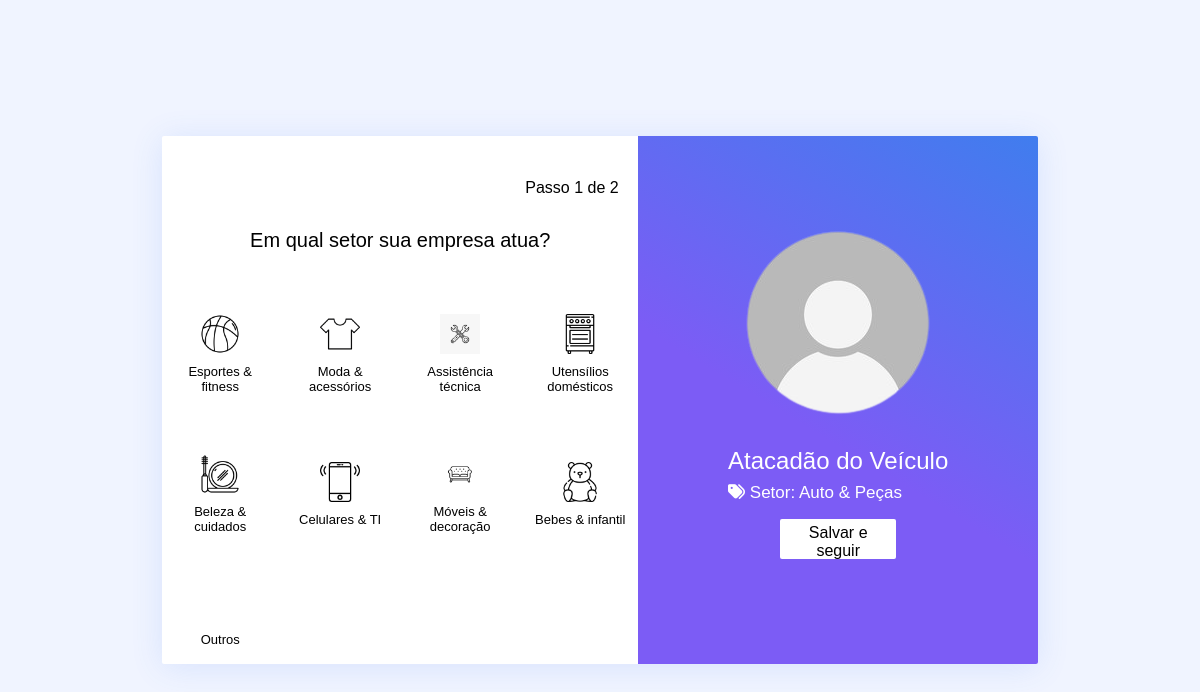
Screenshot of /Anpere/AreaRestrita-Empresa/personalizarPerfil.php?id=14 with the database file from the repository.
### tables this page shows
CREATE TABLE `tbempresa` (
  `idEmpresa` int(11) NOT NULL,
  `nomeEmpresa` varchar(50) NOT NULL DEFAULT '0',
  `emailEmpresa` varchar(150) NOT NULL DEFAULT '0',
  `senhaEmpresa` varchar(50) NOT NULL DEFAULT '0',
  `cnpjEmpresa` varchar(14) NOT NULL DEFAULT '0',
  `logradouroEmpresa` varchar(100) NOT NULL,
  `numEndEmpresa` int(11) NOT NULL,
  `cepEmpresa` varchar(15) NOT NULL,
  `bairroEmpresa` text NOT NULL,
  `cidadeEmpresa` text NOT NULL,
  `estadoEmpresa` text NOT NULL,
  `disponibilidade` tinyint(1) NOT NULL,
  `nivel_acesso` int(1) NOT NULL,
  `idCategoria` int(11) NOT NULL
);

CREATE TABLE `tbcategoria` (
  `idCategoria` int(11) NOT NULL,
  `nomeCategoria` text NOT NULL
);

### Anpere/classes/Empresa.php (called while the page is built, shortened)
<?php
class Empresa{
    public function readEmpresas($id){
        $conn = Connection::GET_PDO();
        $querySelect = "SELECT * FROM tbempresa WHERE idEmpresa = '$id'";
        $resultado = $conn->query($querySelect);
        $empresas = $resultado->fetch(PDO::FETCH_BOTH);
        return $empresas;
    }
}
?>

### Anpere/classes/Categoria.php (called while the page is built, shortened)
<?php
class Categoria
{
    public function listarCategoriaEsp($id)
    {
        $pdo = Connection::GET_PDO();
        $querySelect = "SELECT * FROM tbcategoria WHERE idCategoria = '$id'";
        $resultado = $pdo->query($querySelect);
        $lista = $resultado->fetch(PDO::FETCH_BOTH);
        return $lista;
    }
}

### Anpere/AreaRestrita-Empresa/personalizarPerfil.php (the view, shortened to what this page needs)
<!DOCTYPE html>
<html lang="pt-br">
<head>
    <link rel="stylesheet" href="../resources/css/personalizarPerfil.css">
</head>
<body>
    <?php
    $idEmpresa = $_GET["id"];
    ?>
    <div class="container">
        <div class="LadoEsquerdo">
            <div class="conteudo">
                <div class="menuPasso">
                    <p>Passo 1 de 2</p>
                </div>
                <div class="titulo">
                    <p>Em qual setor sua empresa atua? </p>
                </div>
                <div class="icones">
                    <form method="POST" action="cadastrarCategoria.php?id=<?php echo $idEmpresa ?>">
                        <label class="label" for="icone_1">
                            <img src="../resources/images/bola-de-basquete.png" alt="categoria-esporte-fitness">
                            <p>Esportes & fitness</p>
                        </label>
                        <label class="label" for="icone_2">
                            <img src="../resources/images/camiseta-branca-de-manga-curta.png" alt="categoria-moda-acessorios">
                            <p>Moda & acessórios</p>
                        </label>
                        <label class="label" for="icone_3">
                            <img src="../resources/images/chave-inglesa.png" alt="categoria-assistencia-tecnica">
                            <p>Assistência técnica</p>
                        </label>
                        <label class="label" for="icone_4">
                            <img src="../resources/images/fogao-eletrico.png" alt="categoria-eletrodomesticos">
                            <p>Utensílios domésticos</p>
                        </label>
                        <label class="label" for="icone_5">
                            <img src="../resources/images/maquiagem.png" alt="categoria-beelza-cuidadopessoal">
                            <p>Beleza & cuidados</p>
                        </label>
                        <label class="label" for="icone_6">
                            <img src="../resources/images/smartphone.png" alt="categoria-celular-ti">
                            <p>Celulares & TI</p>
                        </label>
                        <label class="label" for="icone_7">
                            <img src="../resources/images/sofa.png" alt="moveis-decoracao">
                            <p>Móveis & decoração</p>
                        </label>
                        <label class="label" for="icone_8">
                            <img src="../resources/images/urso-teddy.png" alt="bebes-infantil">
                            <p>Bebes & infantil</p>
                        </label>
                        <label onclick="abrirselect()" class="label">
                            <p>Outros</p>
                        </label>
                    </form>
                </div>
            </div>
        </div>
        <div class="LadoDireito">
            <div class="conteudo">
                <?php
                $empresa = new Empresa();
                $data_empresa = $empresa->readEmpresas($idEmpresa);
                $categoria = new Categoria();
                if ($data_empresa['idCategoria'] === 20) {
                    $categoria = "Nenhuma categoria selecionada";
                } else {
                    $data_cat = $categoria->listarCategoriaEsp($data_empresa['idCategoria']);
                    $categoria = $data_cat['nomeCategoria'];
                }
                ?>
                <div class="fotoPerfil"><img src="../resources/images/perfil.png"></div>
                <div class="inf">
                    <p class="p empresa"><?php echo $data_empresa['nomeEmpresa'] ?></p>
                    <div class="inf dois">
                        <p class="p cat"><i class="fas fa-tags"></i> Setor: <?php echo $categoria; ?> </p>
                    </div>
                </div>
                <div class="btn-salvar-foto">
                    <a href="personalizarPerfil2.php?id=<?php echo $idEmpresa ?>"><button id="btn-salvar">Salvar e seguir</button></a>
                </div>
            </div>
        </div>
    </div>
</body>
</html>

### Anpere/resources/css/personalizarPerfil.css (style rules this page uses)
* { margin: 0; padding: 0; font-family: 'Poppins', sans-serif; transition: 0.2s; }
body { display: flex; flex-direction: column; justify-content: center; align-items: center; height: 100vh; background-color: #f0f4ff; }
.container { display: flex; flex-direction: row; justify-content: space-between; width: 73%; height: 44vw; background-color: #fff; box-shadow: 0 0.2rem 2rem #407dee23; border-radius: 2px; overflow: hidden; }
.LadoEsquerdo { display: flex; flex-direction: column; align-items: center; width: 50%; padding: 1.2rem; }
.LadoDireito { display: flex; width: 50%; padding: 1.2rem; }
.LadoEsquerdo .menuPasso { display: flex; margin: auto; width: 95%; flex-direction: row; justify-content: end; margin-top: 1.5rem; }
.LadoDireito { background: rgb(124, 92, 245); background: linear-gradient(31deg, rgba(124, 92, 245, 1) 44%, rgba(64, 125, 238, 1) 100%); }
.LadoEsquerdo .titulo { width: 100%; display: flex; justify-content: center; margin-top: 2rem; }
.LadoEsquerdo .titulo p { font-size: 20px; }
.LadoEsquerdo .conteudo .icones p { font-size: 13px; font-weight: 500; text-align: center; }
.LadoEsquerdo .icones form { display: grid; margin-top: 2rem; max-width: 600px; gap: 20px; grid-template-areas: "label label label label"; }
.LadoEsquerdo .label { grid-area: "label"; border-radius: 4px; width: 80px; cursor: pointer; }
.icones .label { display: flex; flex-direction: column; align-items: center; justify-content: center; width: 100px; height: 120px; border: none; outline: none; background-color: #fff; }
.LadoDireito { width: 50%; display: flex; flex-direction: column; align-items: center; }
.LadoDireito .conteudo { width: 100%; margin-top: 3rem; display: flex; flex-direction: column; align-items: center; }
.conteudo .inf { display: flex; flex-direction: column; align-items: center; }
.conteudo .dois { margin-top: 0.5rem; width: 100%; display: flex; flex-direction: row; justify-content: space-between; }
.conteudo .inf .empresa { font-size: 24px; font-weight: 400; color: #fff; }
.conteudo .inf .cat { font-size: 17px; font-weight: 400; color: #fff; }
.btn-salvar-foto { width: 40%; display: flex; flex-direction: row; justify-content: center; }
.btn-salvar-foto a { width: 100%; width: 100%; display: flex; flex-direction: row; justify-content: center; text-decoration: none; }
.btn-salvar-foto button { background-color: #fff; width: 80%; height: 40px; margin:auto; color: #000; border-radius: 2px; padding: 5px; outline: none; border: none; margin-top: 1rem; font-weight: 500; font-size: 16px; cursor: pointer; }
.LadoEsquerdo .icones img { width: 40px; margin-top: 20px; margin-bottom: 10px; }

### rows the page displays
tbempresa: nomeEmpresa "Atacadão do Veículo"
tbcategoria: nomeCategoria "Auto & Peças"
